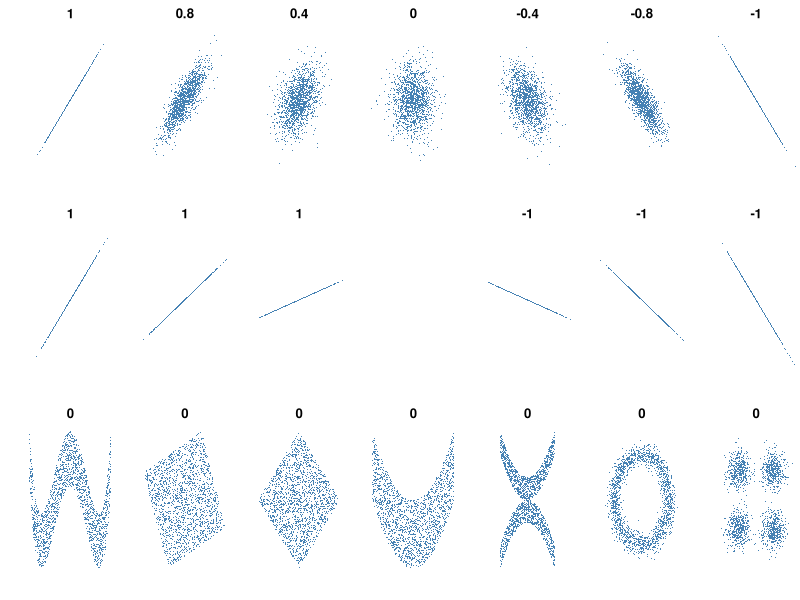

Write the R code that produced this figure.
library(mvtnorm)


MyPlot <- function(xy, xlim = c(-4, 4), ylim = c(-4, 4), eps = 1e-15) {
   title = round(cor(xy[,1], xy[,2]), 1)
   if (sd(xy[,2]) < eps) title = "" # corr. coeff. is undefined
   plot(xy, main = title, xlab = "", ylab = "",
        col = "steelblue", pch = 16, cex = 0.2,
        xaxt = "n", yaxt = "n", bty = "n",
        xlim = xlim, ylim = ylim)
}

MvNormal <- function(n = 1000, cor = 0.8) {
   for (i in cor) {
      sd = matrix(c(1, i, i, 1), ncol = 2)
      x = rmvnorm(n, c(0, 0), sd)
      MyPlot(x)
   }
}

rotation <- function(t, X) return(X %*% matrix(c(cos(t), sin(t), -sin(t), cos(t)), ncol = 2))

RotNormal <- function(n = 1000, t = pi/2) {
   sd = matrix(c(1, 1, 1, 1), ncol = 2)
   x = rmvnorm(n, c(0, 0), sd)
   for (i in t)
      MyPlot(rotation(i, x))
}

Others <- function(n = 1000) {
   x = seq(-1, 1, length.out = n)
   y = 4 * (x^2 - 1/2)^2 + runif(n, -1, 1)/3
   MyPlot(cbind(x,y), xlim = c(-1, 1), ylim = c(-1/3, 1+1/3))

   y = runif(n, -1, 1)
   xy = rotation(-pi/8, cbind(x,y))
   lim = sqrt(2+sqrt(2)) / sqrt(2)
   MyPlot(xy, xlim = c(-lim, lim), ylim = c(-lim, lim))

   xy = rotation(-pi/8, xy)
   MyPlot(xy, xlim = c(-sqrt(2), sqrt(2)), ylim = c(-sqrt(2), sqrt(2)))

   y = 2*x^2 + runif(n, -1, 1)
   MyPlot(cbind(x,y), xlim = c(-1, 1), ylim = c(-1, 3))

   y = (x^2 + runif(n, 0, 1/2)) * sample(seq(-1, 1, 2), n, replace = TRUE)
   MyPlot(cbind(x,y), xlim = c(-1.5, 1.5), ylim = c(-1.5, 1.5))

   y = cos(x*pi) + rnorm(n, 0, 1/8)
   x = sin(x*pi) + rnorm(n, 0, 1/8)
   MyPlot(cbind(x,y), xlim = c(-1.5, 1.5), ylim = c(-1.5, 1.5))

   xy1 = rmvnorm(n/4, c( 3,  3))
   xy2 = rmvnorm(n/4, c(-3,  3))
   xy3 = rmvnorm(n/4, c(-3, -3))
   xy4 = rmvnorm(n/4, c( 3, -3))
   MyPlot(rbind(xy1, xy2, xy3, xy4), xlim = c(-3-4, 3+4), ylim = c(-3-4, 3+4))
}

#   devSVGTips(width = 7, height = 3.2) # remove first and last line for no svg exporting

par(mfrow = c(3, 7), oma = c(0,0,0,0), mar=c(2,2,2,0))
MvNormal(2000, c(1.0, 0.8, 0.4, 0.0, -0.4, -0.8, -1.0));
RotNormal(1500, c(0, pi/12, pi/6, pi/4, pi/2-pi/6, pi/2-pi/12, pi/2));
Others(2500)
# sink=dev.off()
# system("pdfcrop ../graphics/basic_f4.pdf")

#dev.copy2pdf(file="correlation.pdf", width=8, height=6)
